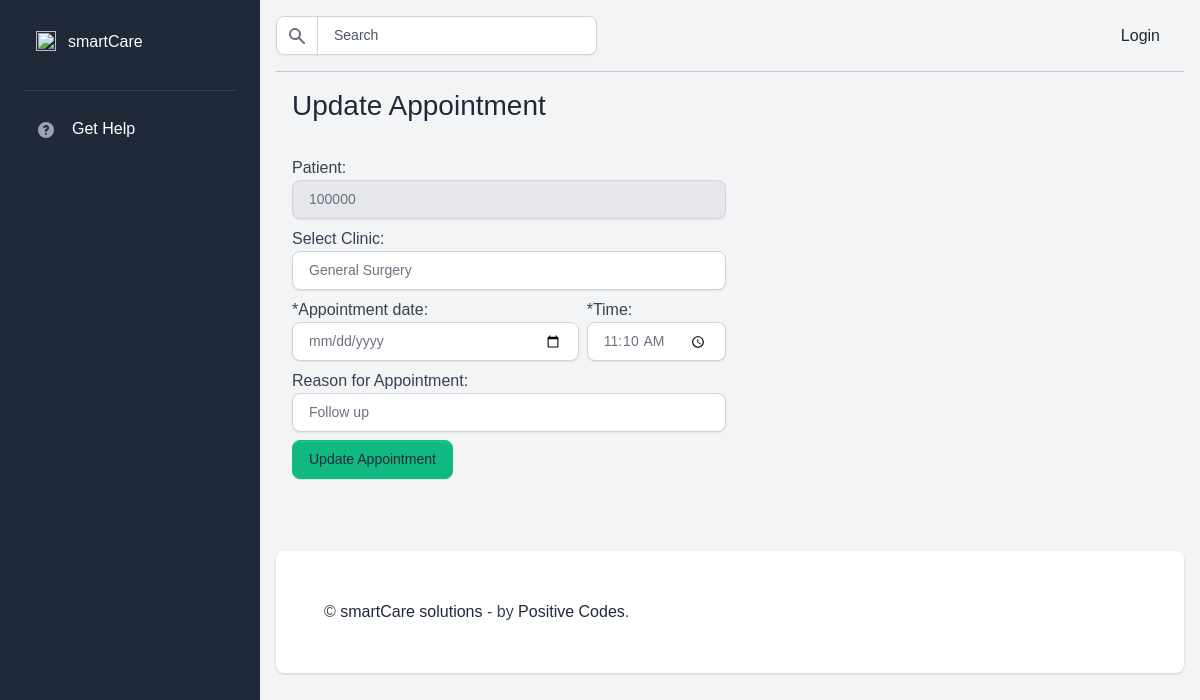
Screenshot of /appointments/1/cbv_update_appointment/ with the database file from the repository.
### appointments/models.py (models this page shows, shortened)
class Appointment(models.Model):
	patient				= models.ForeignKey(Patient, on_delete=models.CASCADE)
	clinic				= models.ForeignKey(Clinic, on_delete=models.CASCADE)
	appointment_date	= models.DateField()
	appointment_time	= models.TimeField()
	reason 				= models.CharField(max_length=100, blank=True, null=True)
	date_created    	= models.DateTimeField(auto_now_add=True, auto_now=False)
	status				= models.CharField(max_length=10, choices=APPT_STATUS, default='pending')
	last_updated    	= models.DateTimeField(auto_now_add=False, auto_now=True)
	active          	= models.BooleanField(default=True)
	created_by      	= models.ForeignKey(User, on_delete=models.CASCADE, null=True, blank=True)

### locations/models.py (models this page shows, shortened)
class Clinic(models.Model):
    clinic          = models.CharField(max_length=100, blank=False, null=False)
    female_only     = models.BooleanField(default=False)
    date_created    = models.DateField(auto_now_add=True, auto_now=False)
    updated         = models.DateField(auto_now_add=False, auto_now=True)
    active          = models.BooleanField(default=True)
    created_by      = models.CharField(max_length=30, blank=True, null=True)
    class Meta:
        ordering = ('clinic', )
    def __str__(self):
        return self.clinic

### appointments/views.py (the view)
# urls.py: path('<pk>/cbv_update_appointment/', AppointmentUpdateView.as_view(), name='cbv_update_appointment'),
class AppointmentUpdateView(UpdateView):
    form_class = UpdateAppointmentForm
    model = Appointment
    template_name = "appointments/cbv_update_appointment.html"
    success_url = reverse_lazy('display_appointment')

### appointments/forms.py
class UpdateAppointmentForm(forms.ModelForm):
    def __init__(self, *args, **kwargs):
       super(UpdateAppointmentForm, self).__init__(*args, **kwargs)
       self.fields['patient'].widget.attrs['readonly'] = True
    class Meta:
        model = Appointment
        fields = ["patient","clinic", "appointment_date", "appointment_time", "reason"]
        widgets = {
            'patient': forms.TextInput(attrs={'class': 'form-control'}),
            'clinic': forms.Select(attrs={'class': 'form-control'}),
            'appointment_date': MyDateTimeInput(attrs={'class': 'form-control'}),
            'appointment_time': forms.TimeInput(attrs={'type': 'time','class': 'form-control'}),
            'reason': forms.TextInput(attrs={'class': 'form-control'}),
        }

### templates/appointments/cbv_update_appointment.html (shortened to what this page needs)
{% extends "layouts/base.html" %}
{% block content %}
<div class="container">
    <div class="row g-2">
        <div class="col-md-6">
            <h3>Update Appointment</h3><br>
            <form class="row g-2" id="form" method="POST">{% csrf_token %}
                <div class="col-md-12">Patient: {{ form.patient }}</div><br>
                <div class="col-md-12">Select Clinic: {{ form.clinic }}</div><br>
                <div class="col-md-8">*Appointment date: {{ form.appointment_date }}</div>
                <div class="col-md-4">*Time: {{ form.appointment_time }}</div>
                <div class="col-md-12">Reason for Appointment: {{ form.reason }}</div>
                <br><br>
                <div class="col-md-12"><input type="submit" class="btn btn-success", value="Update Appointment"></div>
            </form>
        </div>
        <div class="col-md-6"></div>
    </div>
</div>
{% endblock %}

### rows the page displays
Appointment: patient "100000", appointment_time "11:10:00", reason "Follow up"
Clinic: clinic "General Surgery"
